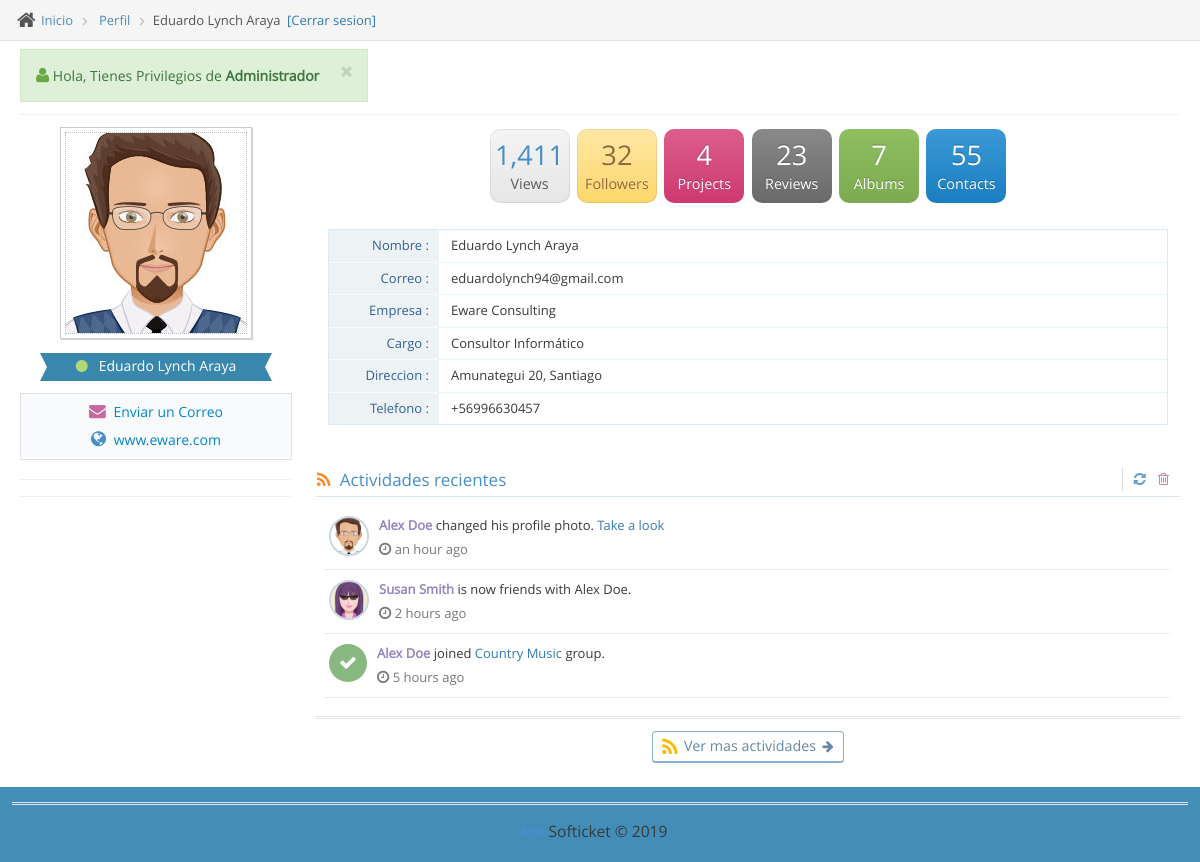
Page /Perfil/datos.php?id=1 (signed in) on the committed database.
### tables this page shows
CREATE TABLE usuarios (
    user_id INT NOT NULL AUTO_INCREMENT,
    user_nombre VARCHAR(50),
    user_correo VARCHAR(255),
    user_password VARCHAR(255),
    user_empresa VARCHAR(50),
    user_direccion VARCHAR(50),
    user_telefono VARCHAR(15),
    user_web_empresa VARCHAR(50),
    user_cargo VARCHAR(50),
    priv_id INT,
    PRIMARY KEY (user_id)
);

CREATE TABLE privilegios (
priv_id INT,
priv_titulo VARCHAR(50),
priv_descripcion VARCHAR(50),
PRIMARY KEY (priv_id)
);

### Perfil/datos.php (the view, shortened to what this page needs)
<?php
$id = $_GET['id'];
$link = Conectarse('usuarios');
$squery = "SELECT
user_id,
user_nombre,
user_correo,
user_password,
user_empresa,
user_direccion,
user_telefono,
user_web_empresa,
user_cargo,
p.priv_id,
priv_titulo,
priv_descripcion
FROM usuarios u
INNER JOIN tickets.privilegios p
ON u.priv_id = p.priv_id
WHERE user_id = " . $id . " LIMIT 1;";
mysqli_set_charset($link, "utf8");
$ticket = mysqli_query($link, $squery);
$row = $ticket->fetch_assoc();
?>
<!DOCTYPE html>
<html lang="es">
<head>
	<link rel="stylesheet" href="assets/css/bootstrap.min.css" />
	<link rel="stylesheet" href="assets/font-awesome/4.5.0/css/font-awesome.min.css" />
	<link rel="stylesheet" href="assets/css/jquery-ui.custom.min.css" />
	<link rel="stylesheet" href="assets/css/jquery.gritter.min.css" />
	<link rel="stylesheet" href="assets/css/select2.min.css" />
	<link rel="stylesheet" href="assets/css/bootstrap-datepicker3.min.css" />
	<link rel="stylesheet" href="assets/css/bootstrap-editable.min.css" />
	<link rel="stylesheet" href="assets/css/ace.min.css" class="ace-main-stylesheet" id="main-ace-style" />
	<link rel="stylesheet" href="assets/css/ace-skins.min.css" />
	<link rel="stylesheet" href="assets/css/ace-rtl.min.css" />
</head>
<body class="no-skin">
	<div id="navbar" class="navbar navbar-default          ace-save-state">
		<div class="main-container ace-save-state" id="main-container">
			<div class="main-content">
				<div class="main-content-inner">
					<div class="breadcrumbs ace-save-state" id="breadcrumbs">
						<ul class="breadcrumb">
							<li>
								<i class="ace-icon fa fa-home home-icon"></i>
								<a href="#">Inicio</a>
							</li>
							<li>
								<a href="#">Perfil</a>
							</li>
							<li class="active"><?php echo $row['user_nombre'] ?></li>
							<a href="/salir.php" class="RED">
								[Cerrar sesion]
							</a>
						</ul>
					</div>
					<div class="page-content">
						<div class="row">
							<div class="col-xs-12">
								<div class="clearfix">
									<div class="pull-left alert alert-success no-margin alert-dismissable">
										<button type="button" class="close" data-dismiss="alert">
											<i class="ace-icon fa fa-times"></i>
										</button>
										<i class="ace-icon fa fa-user bigger-120 green"></i>
										Hola, Tienes Privilegios de <b><?php echo $row['priv_titulo']; ?></b>
									</div>
								</div>
								<div class="hr dotted"></div>
								<div>
									<div id="user-profile-1" class="user-profile row">
										<div class="col-xs-12 col-sm-3 center">
											<div>
												<span class="profile-picture">
													<img id="avatar" class="editable img-responsive" alt="Alex's Avatar" src="assets/images/avatars/profile-pic.jpg" />
												</span>
												<div class="space-4"></div>
												<div class="width-80 label label-info label-xlg arrowed-in arrowed-in-right">
													<div class="inline position-relative">
														<a href="#" class="user-title-label dropdown-toggle" data-toggle="dropdown">
															<i class="ace-icon fa fa-circle light-green"></i>
															<span class="white"><?php echo $row["user_nombre"];	?></span>
														</a>
													</div>
												</div>
											</div>
											<div class="space-6"></div>
											<div class="profile-contact-info">
												<div class="profile-contact-links align-center">
													<a href="mailto:<?php echo $row["user_correo"]; ?>" class="btn btn-link">
														<i class="ace-icon fa fa-envelope bigger-120 pink"></i>
														Enviar un Correo
													</a>
													<a href="<?php echo "http://" . $row["user_web_empresa"]; ?>" class="btn btn-link">
														<i class="ace-icon fa fa-globe bigger-125 blue"></i>
														<?php echo $row["user_web_empresa"]; ?>
													</a>
												</div>
												<div class="space-6"></div>
											</div>
											<div class="hr hr12 dotted"></div>
											<div class="hr hr16 dotted"></div>
										</div>
										<div class="col-xs-12 col-sm-9">
											<div class="center">
												<span class="btn btn-app btn-sm btn-light no-hover">
													<span class="line-height-1 bigger-170 blue"> 1,411 </span>
													<br />
													<span class="line-height-1 smaller-90"> Views </span>
												</span>
												<span class="btn btn-app btn-sm btn-yellow no-hover">
													<span class="line-height-1 bigger-170"> 32 </span>
													<br />
													<span class="line-height-1 smaller-90"> Followers </span>
												</span>
												<span class="btn btn-app btn-sm btn-pink no-hover">
													<span class="line-height-1 bigger-170"> 4 </span>
													<br />
													<span class="line-height-1 smaller-90"> Projects </span>
												</span>
												<span class="btn btn-app btn-sm btn-grey no-hover">
													<span class="line-height-1 bigger-170"> 23 </span>
													<br />
													<span class="line-height-1 smaller-90"> Reviews </span>
												</span>
												<span class="btn btn-app btn-sm btn-success no-hover">
													<span class="line-height-1 bigger-170"> 7 </span>
													<br />
													<span class="line-height-1 smaller-90"> Albums </span>
												</span>
												<span class="btn btn-app btn-sm btn-primary no-hover">
													<span class="line-height-1 bigger-170"> 55 </span>
													<br />
													<span class="line-height-1 smaller-90"> Contacts </span>
												</span>
											</div>
											<div class="space-12"></div>
											<div class="profile-user-info profile-user-info-striped">
												<div class="profile-info-row">
													<div class="profile-info-name"> Nombre : </div>
													<div class="profile-info-value">
														<span class="editable" id="nombre"><?php echo $row["user_nombre"]; ?></span>
													</div>
												</div>
												<div class="profile-info-row">
													<div class="profile-info-name"> Correo :</div>
													<div class="profile-info-value">
														<span class="editable" id="correo"><?php echo $row["user_correo"]; ?></span>
													</div>
												</div>
												<div class="profile-info-row">
													<div class="profile-info-name"> Empresa : </div>
													<div class="profile-info-value">
														<span class="editable" id="empresa"><?php echo $row["user_empresa"]; ?></span>
													</div>
												</div>
												<div class="profile-info-row">
													<div class="profile-info-name"> Cargo : </div>
													<div class="profile-info-value">
														<span class="editable" id="cargo"><?php echo $row["user_cargo"]; ?></span>
													</div>
												</div>
												<div class="profile-info-row">
													<div class="profile-info-name"> Direccion : </div>
													<div class="profile-info-value">
														<span class="editable" id="direccion"><?php echo $row["user_direccion"]; ?></span>
													</div>
												</div>
												<div class="profile-info-row">
													<div class="profile-info-name"> Telefono : </div>
													<div class="profile-info-value">
														<span class="editable" id="telefono"><?php echo $row["user_telefono"]; ?></span>
													</div>
												</div>
											</div>
											<div class="space-20"></div>
											<div class="widget-box transparent">
												<div class="widget-header widget-header-small">
													<h4 class="widget-title blue smaller">
														<i class="ace-icon fa fa-rss orange"></i>
														Actividades recientes
													</h4>
													<div class="widget-toolbar action-buttons">
														<a href="#" data-action="reload">
															<i class="ace-icon fa fa-refresh blue"></i>
														</a>
														<a href="#" class="pink">
															<i class="ace-icon fa fa-trash-o"></i>
														</a>
													</div>
												</div>
												<div class="widget-body">
													<div class="widget-main padding-8">
														<div id="profile-feed-1" class="profile-feed">
															<div class="profile-activity clearfix">
																<div>
																	<img class="pull-left" alt="Alex Doe's avatar" src="assets/images/avatars/avatar5.png" />
																	<a class="user" href="#"> Alex Doe </a>
																	changed his profile photo.
																	<a href="#">Take a look</a>
																	<div class="time">
																		<i class="ace-icon fa fa-clock-o bigger-110"></i>
																		an hour ago
																	</div>
																</div>
															</div>
															<div class="profile-activity clearfix">
																<div>
																	<img class="pull-left" alt="Susan Smith's avatar" src="assets/images/avatars/avatar1.png" />
																	<a class="user" href="#"> Susan Smith </a>
																	is now friends with Alex Doe.
																	<div class="time">
																		<i class="ace-icon fa fa-clock-o bigger-110"></i>
																		2 hours ago
																	</div>
																</div>
															</div>
															<div class="profile-activity clearfix">
																<div>
																	<i class="pull-left thumbicon fa fa-check btn-success no-hover"></i>
																	<a class="user" href="#"> Alex Doe </a>
																	joined
																	<a href="#">Country Music</a>
																	group.
																	<div class="time">
																		<i class="ace-icon fa fa-clock-o bigger-110"></i>
																		5 hours ago
																	</div>
																</div>
															</div>
															<div class="profile-activity clearfix">
															</div>
														</div>
													</div>
												</div>
											</div>
											<div class="hr hr2 hr-double"></div>
											<div class="space-6"></div>
											<div class="center">
												<button type="button" class="btn btn-sm btn-primary btn-white btn-round">
													<i class="ace-icon fa fa-rss bigger-150 middle orange2"></i>
													<span class="bigger-110">Ver mas actividades</span>
													<i class="icon-on-right ace-icon fa fa-arrow-right"></i>
												</button>
											</div>
										</div>
									</div>
								</div>
							</div>
						</div>
					</div>
				</div>
			</div>
			<div class="footer">
				<div class="footer-inner">
					<div class="footer-content">
						<span class="bigger-120">
							<span class="blue bolder">Ace</span>
							Softicket &copy; 2019
						</span>
					</div>
				</div>
			</div>
		</div>
</body>
</html>

### rows in the picture
usuarios: user_nombre "Eduardo Lynch Araya", priv.priv_titulo "Administrador", user_web_empresa "www.eware.com", user_correo "eduardolynch94@gmail.com", user_empresa "Eware Consulting", user_cargo "Consultor Informático", user_direccion "Amunategui 20, Santiago", user_telefono "+56996630457"
